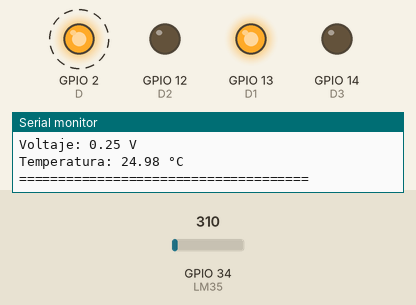
Bench run of a program on a simulated ESP32. Shown: output pins drawn as LEDs (lit = HIGH), the last lines printed to the serial monitor. Dashed ring = blinking. The inputs (shaded band) are chosen by the test bench; at power-on: GPIO 34 (LM35) = 310.

Above: at 1.26 s.
1.3 s: GPIO 34 (LM35) set to 358
4.3 s: GPIO 34 (LM35) set to 413
At 4.95 s:
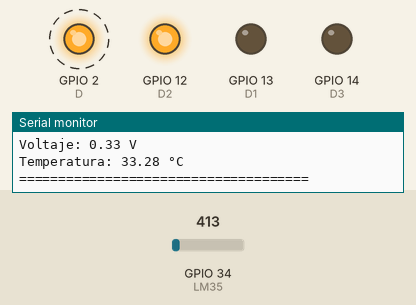
7.3 s: GPIO 34 (LM35) set to 710
10.3 s: GPIO 34 (LM35) set to 773
At 10.72 s:
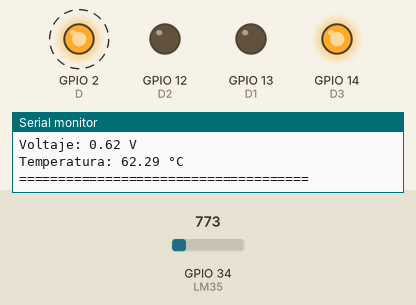
13.3 s: GPIO 34 (LM35) set to 682
At 14.4 s:
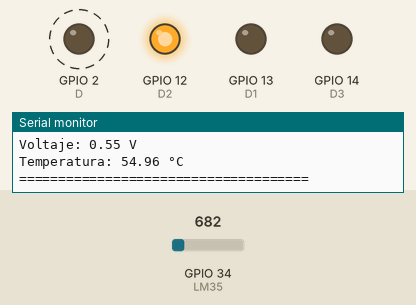
16.3 s: GPIO 34 (LM35) set to 372
At 16.79 s:
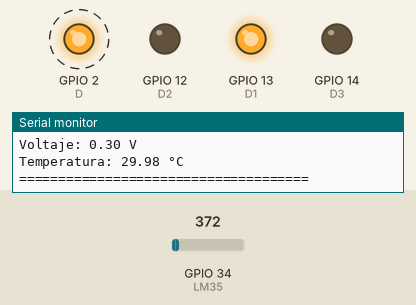
Timing chart, 0 to 20.3 s (numbered marks = the images above; inputs shaded):
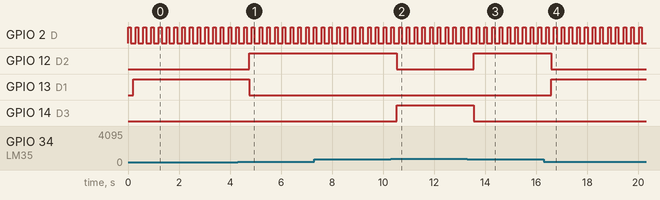

The program:

main.cpp
```cpp
#include <Arduino.h>

// Definir los pines de los LEDs
#define D1 13
#define D2 12
#define D3 14
#define D4 27

#define D 2
#define LM35 34 // Definir el pin del sensor LM35

void setup() {
  // Configurar el pin del LM35 como entrada
  pinMode(LM35, INPUT);
  // Configurar los pines de los LEDs como salidas
  pinMode(D1, OUTPUT);
  pinMode(D2, OUTPUT);
  pinMode(D3, OUTPUT);
  pinMode(D4, OUTPUT);
  //solo se usará como testigo
  pinMode(D, OUTPUT);


  // Inicializar comunicación serial para depuración
  Serial.begin(115200);
}

void loop() {

  // Leer el valor analógico del LM35
  int  analogo = analogRead(LM35);
  //led testigo
  digitalWrite(D, HIGH);
  delay(100);
  digitalWrite(D, LOW);
  delay(100);

  // Convertir el valor analógico a temperatura en grados Celsius
  float voltage = (analogo / 4095.0) * 3.3; // ESP32 tiene ADC de 12 bits y Vref de 3.3V
  float temperatura = voltage * 100.0; // LM35 proporciona 10mV por grado Celsius
  // Imprimir el valor analógico y el voltaje en el monitor serial
  Serial.print("Valor analógico: ");
  Serial.println(analogo);
  Serial.print("Voltaje: ");
  Serial.print(voltage);
  Serial.println(" V");
  // Imprimir la temperatura en el monitor serial
  Serial.print("Temperatura: ");
  Serial.print(temperatura);
  Serial.println(" °C");
  Serial.println("=====================================");

  // Controlar los LEDs según la temperatura
  if (temperatura >=0 && temperatura < 30.0) {
    digitalWrite(D1, HIGH);
    digitalWrite(D2, LOW);
    digitalWrite(D3, LOW);
    digitalWrite(D4, LOW);

  } else if (temperatura >= 30.0 && temperatura < 59.0) {
    digitalWrite(D1, LOW);
    digitalWrite(D2, HIGH);
    digitalWrite(D3, LOW);
    digitalWrite(D4, LOW);
  }
  else if (temperatura >= 60.0 && temperatura < 100.0) {
    digitalWrite(D1, LOW);
    digitalWrite(D2, LOW);
    digitalWrite(D3, HIGH); //es la temperatur a ala que la mayoría de las vacterias muere igualmente no quieres tocar
    digitalWrite(D4, LOW);
  }
  else if (temperatura >= 100.0) {
    digitalWrite(D1, LOW);
    digitalWrite(D2, LOW);
    digitalWrite(D3, LOW);
    digitalWrite(D4, HIGH); //Este led solo se enciende cuando la temperatura se ha elegvado a niveles críticos
    Serial.println("!ALERTA! No tocar");

  }

  // Esperar un segundo antes de la próxima lectura
  delay(100);
}
```

Measured:
- the behaviour switches between 372 and 373 on GPIO 34 (LM35) (found by bisection; images 0 and 1)
- the behaviour switches between 744 and 745 on GPIO 34 (LM35) (found by bisection; images 1 and 2)
- after the input at 4.3 s, GPIO 12 (D2): LOW → HIGH after 0.46 s; GPIO 13 (D1): HIGH → LOW after 0.46 s
- after the input at 10.3 s, GPIO 12 (D2): HIGH → LOW after 0.22 s; GPIO 14 (D3): LOW → HIGH after 0.22 s
- after the input at 13.3 s, GPIO 12 (D2): LOW → HIGH after 0.26 s; GPIO 14 (D3): HIGH → LOW after 0.26 s
- after the input at 16.3 s, GPIO 12 (D2): HIGH → LOW after 0.29 s; GPIO 13 (D1): LOW → HIGH after 0.29 s
- by itself, GPIO 2 (D): alternates HIGH for 0.10 s and LOW for 0.20 s
